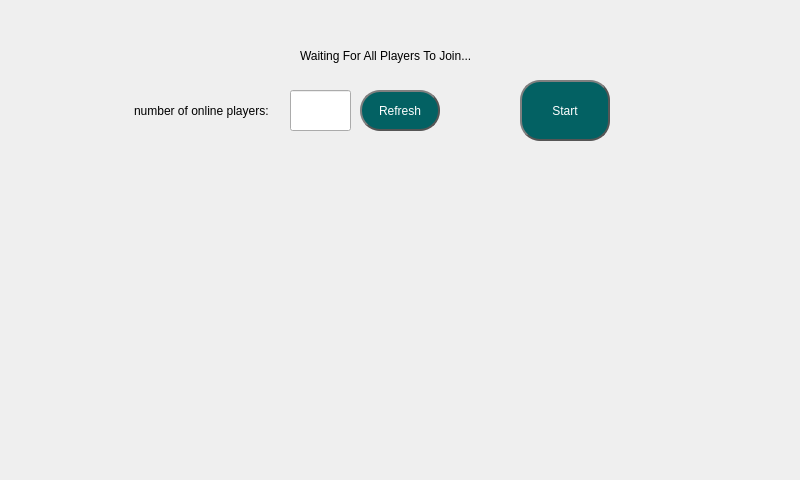
<?xml version="1.0" encoding="UTF-8"?>
<ui version="4.0">
 <class>Waiting</class>
 <widget class="QMainWindow" name="Waiting">
  <property name="geometry">
   <rect>
    <x>0</x>
    <y>0</y>
    <width>800</width>
    <height>480</height>
   </rect>
  </property>
  <property name="minimumSize">
   <size>
    <width>800</width>
    <height>480</height>
   </size>
  </property>
  <property name="maximumSize">
   <size>
    <width>800</width>
    <height>480</height>
   </size>
  </property>
  <property name="windowTitle">
   <string>Waiting</string>
  </property>
  <widget class="QWidget" name="centralwidget">
   <widget class="QLabel" name="label">
    <property name="geometry">
     <rect>
      <x>0</x>
      <y>0</y>
      <width>801</width>
      <height>481</height>
     </rect>
    </property>
    <property name="text">
     <string/>
    </property>
    <property name="pixmap">
     <pixmap resource="wait.qrc">:/new/prefix1/wait.jpg</pixmap>
    </property>
    <property name="scaledContents">
     <bool>true</bool>
    </property>
   </widget>
   <widget class="QLabel" name="label_2">
    <property name="geometry">
     <rect>
      <x>300</x>
      <y>0</y>
      <width>241</width>
      <height>111</height>
     </rect>
    </property>
    <property name="text">
     <string>Waiting For All Players To Join...</string>
    </property>
   </widget>
   <widget class="QLineEdit" name="ConnectedNUM">
    <property name="geometry">
     <rect>
      <x>290</x>
      <y>90</y>
      <width>61</width>
      <height>41</height>
     </rect>
    </property>
    <property name="readOnly">
     <bool>true</bool>
    </property>
   </widget>
   <widget class="QPushButton" name="Refresh">
    <property name="geometry">
     <rect>
      <x>360</x>
      <y>90</y>
      <width>80</width>
      <height>41</height>
     </rect>
    </property>
    <property name="styleSheet">
     <string notr="true">border-color: rgb(223, 95, 21);
background-color: rgb(3, 97, 99);
color: rgb(255, 255, 255);
border: 2px solid #555;
    border-radius: 20px;
    border-style: outset;</string>
    </property>
    <property name="text">
     <string>Refresh</string>
    </property>
   </widget>
   <widget class="QLineEdit" name="lineEdit">
    <property name="geometry">
     <rect>
      <x>132</x>
      <y>100</y>
      <width>151</width>
      <height>22</height>
     </rect>
    </property>
    <property name="styleSheet">
     <string notr="true">background-color: rgb(255, 255, 255);
background: transparent;
border: 0px;</string>
    </property>
    <property name="text">
     <string>number of online players:</string>
    </property>
   </widget>
   <widget class="QPushButton" name="Refresh_2">
    <property name="geometry">
     <rect>
      <x>520</x>
      <y>80</y>
      <width>90</width>
      <height>61</height>
     </rect>
    </property>
    <property name="styleSheet">
     <string notr="true">border-color: rgb(223, 95, 21);
background-color: rgb(3, 97, 99);
color: rgb(255, 255, 255);
border: 2px solid #555;
    border-radius: 20px;
    border-style: outset;</string>
    </property>
    <property name="text">
     <string>Start</string>
    </property>
   </widget>
  </widget>
 </widget>
 <resources>
  <include location="wait.qrc"/>
  <include location="wait.qrc"/>
 </resources>
 <connections/>
</ui>
